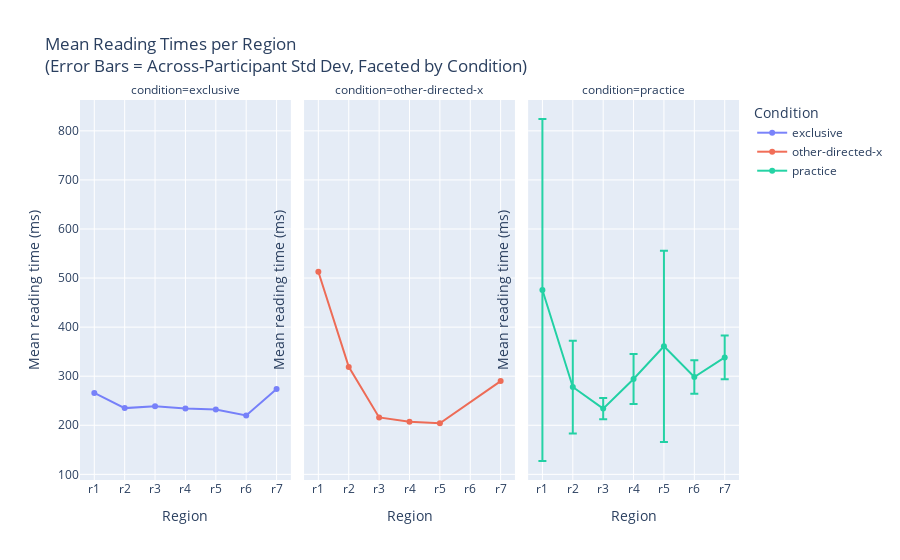
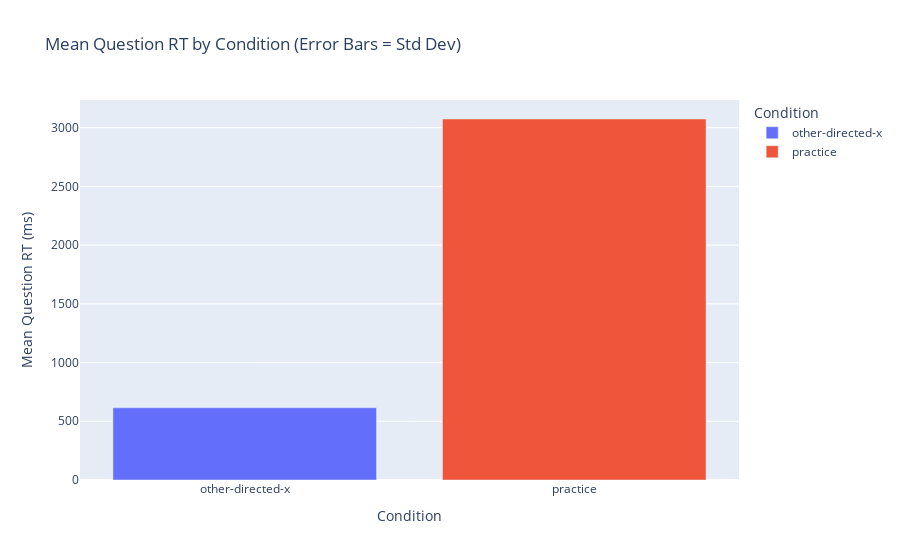
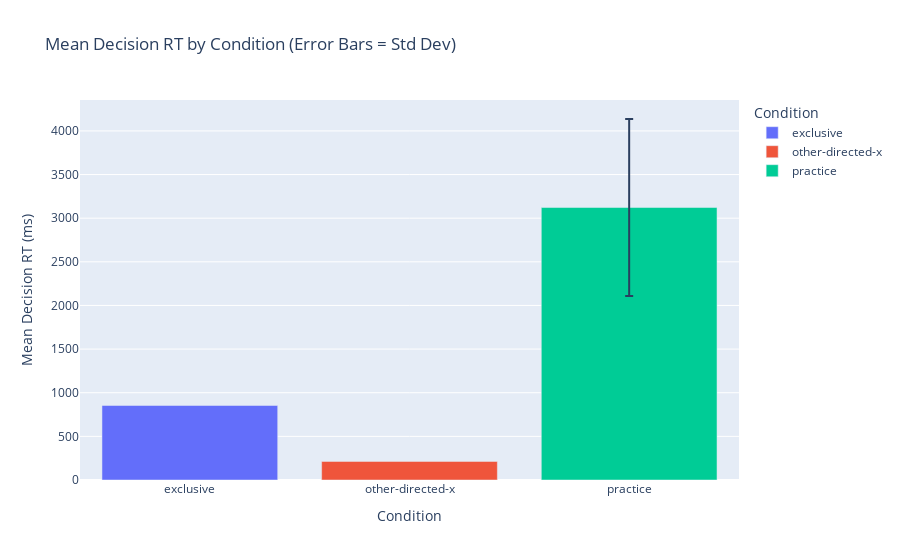

The cell these charts' notebook holds for them, in order:
### Code cell
# Recompute STDs here (do not rely on precomputed r?_std columns)
import plotly.express as px

# Melt longform to one row per participant × item × region 
region_cols = [c for c in longform.columns if re.match(r"r\d+$", c)]
melted = (
    longform
    .melt(id_vars=['participant_id', 'item', 'condition'],
          value_vars=region_cols,
          var_name='region',
          value_name='reading_time')
    .dropna(subset=['reading_time'])
)

# Per-participant (across items) mean and std for each region × condition
pp_region_stats = (
    melted
    .groupby(['participant_id', 'condition', 'region'], as_index=False)
    .reading_time.agg(reading_time_mean='mean', reading_time_std='std')
)

# Per-participant question/choice mean+std across items (if present)
extras_pp = []
if 'question_rt' in longform.columns:
    q_pp = (
        longform
        .dropna(subset=['question_rt'])
        .groupby(['participant_id', 'condition'], as_index=False)
        .question_rt.agg(reading_time_mean='mean', reading_time_std='std')
    )
    q_pp['region'] = 'question'
    extras_pp.append(q_pp[['participant_id','condition','region','reading_time_mean','reading_time_std']])

if 'choice_rt' in longform.columns:
    c_pp = (
        longform
        .dropna(subset=['choice_rt'])
        .groupby(['participant_id', 'condition'], as_index=False)
        .choice_rt.agg(reading_time_mean='mean', reading_time_std='std')
    )
    c_pp['region'] = 'choice'
    extras_pp.append(c_pp[['participant_id','condition','region','reading_time_mean','reading_time_std']])

if extras_pp:
    pp_region_stats = pd.concat([pp_region_stats] + extras_pp, ignore_index=True, sort=False)

# Now aggregate across participants: use participant-level means to compute group mean and across-participant std
present_regions = pp_region_stats['region'].unique().tolist()
full_region_order = [f"r{i}" for i in range(1, 8)]
# keep consistent ordering and append extras if present
present_regions = [r for r in full_region_order if r in present_regions] + [r for r in ['question','choice'] if r in pp_region_stats['region'].unique()]

agg_plot = (
    pp_region_stats
    .groupby(['region', 'condition'], as_index=False)
    .reading_time_mean.agg(mean_reading_time='mean', std_reading_time='std')
)

# --- INSERT FALLBACK STD COMPUTATION HERE ---
# Use item-level (within-participant across-items) std as fallback when across-participant std is NaN
std_items = melted.groupby(['condition', 'region'])['reading_time'].std().reset_index().rename(columns={'reading_time':'std_items'})

if 'question_rt' in longform.columns:
    std_q = longform.dropna(subset=['question_rt']).groupby('condition')['question_rt'].std().reset_index().rename(columns={'question_rt':'std_items'})
    std_q['region'] = 'question'
    std_items = pd.concat([std_items, std_q[['condition','region','std_items']]], ignore_index=True)

if 'choice_rt' in longform.columns:
    std_c = longform.dropna(subset=['choice_rt']).groupby('condition')['choice_rt'].std().reset_index().rename(columns={'choice_rt':'std_items'})
    std_c['region'] = 'choice'
    std_items = pd.concat([std_items, std_c[['condition','region','std_items']]], ignore_index=True)

agg_plot = agg_plot.merge(std_items, on=['condition', 'region'], how='left')
agg_plot['std_reading_time'] = agg_plot['std_reading_time'].fillna(agg_plot['std_items'])
agg_plot.drop(columns=['std_items'], inplace=True)
# --- END INSERT ---

# Keep only present regions and set categorical ordering
agg_plot = agg_plot[agg_plot['region'].isin(present_regions)].copy()
agg_plot['region'] = pd.Categorical(agg_plot['region'], categories=present_regions, ordered=True)

# Plot 1: Reading times for regions (r1..r7) — error bars are across-participant std of participant means
region_only = agg_plot[agg_plot['region'].isin(full_region_order)]
fig1 = px.line(
    region_only,
    x='region',
    y='mean_reading_time',
    error_y='std_reading_time',
    color='condition',
    facet_col='condition',
    category_orders={'region': full_region_order},
    title='Mean Reading Times per Region<br>(Error Bars = Across-Participant Std Dev, Faceted by Condition)',
    labels={'mean_reading_time': 'Mean Reading Time (ms)', 'region': 'Region'}
)
fig1.update_traces(connectgaps=True, mode='lines+markers', marker={'size': 6}, line={'width': 2}, opacity=0.85)
fig1.update_yaxes(title_text='Mean reading time (ms)')
fig1.update_xaxes(title_text='Region')
fig1.update_layout(legend_title_text='Condition')
fig1.show()

# Plot 2: Question RTs
question_only = agg_plot[agg_plot['region'] == 'question']
fig2 = px.bar(
    question_only,
    x='condition',
    y='mean_reading_time',
    error_y='std_reading_time',
    color='condition',
    title='Mean Question RT by Condition (Error Bars = Std Dev)',
    labels={'mean_reading_time': 'Mean Question RT (ms)', 'condition': 'Condition'}
)
fig2.update_layout(legend_title_text='Condition')
fig2.show()

# Plot 3: Decision RTs
choice_only = agg_plot[agg_plot['region'] == 'choice']
fig3 = px.bar(
    choice_only,
    x='condition',
    y='mean_reading_time',
    error_y='std_reading_time',
    color='condition',
    title='Mean Decision RT by Condition (Error Bars = Std Dev)',
    labels={'mean_reading_time': 'Mean Decision RT (ms)', 'condition': 'Condition'}
)
fig3.update_layout(legend_title_text='Condition')
fig3.show()

### Figure 1 — Plotly figure (JSON) as saved in the notebook; plotly's stock layout.template omitted (floating-point values rounded to 4 significant figures)
{"data": [{"connectgaps": true, "error_y": {"array": [NaN, NaN, NaN, NaN, NaN, NaN, NaN]}, "hovertemplate": "condition=exclusive<br>Region=%{x}<br>Mean Reading Time (ms)=%{y}<extra></extra>", "legendgroup": "exclusive", "line": {"color": "#636efa", "dash": "solid", "width": 2}, "marker": {"size": 6, "symbol": "circle"}, "mode": "lines+markers", "name": "exclusive", "opacity": 0.85, "orientation": "v", "showlegend": true, "type": "scatter", "x": ["r1", "r2", "r3", "r4", "r5", "r6", "r7"], "xaxis": "x", "y": [266.0, 235.0, 239.0, 234.0, 232.0, 220.0, 274.0], "yaxis": "y"}, {"connectgaps": true, "error_y": {"array": [NaN, NaN, NaN, NaN, NaN, NaN]}, "hovertemplate": "condition=other-directed-x<br>Region=%{x}<br>Mean Reading Time (ms)=%{y}<extra></extra>", "legendgroup": "other-directed-x", "line": {"color": "#EF553B", "dash": "solid", "width": 2}, "marker": {"size": 6, "symbol": "circle"}, "mode": "lines+markers", "name": "other-directed-x", "opacity": 0.85, "orientation": "v", "showlegend": true, "type": "scatter", "x": ["r1", "r2", "r3", "r4", "r5", "r7"], "xaxis": "x2", "y": [513.0, 319.0, 216.0, 207.0, 204.0, 290.0], "yaxis": "y2"}, {"connectgaps": true, "error_y": {"array": [348.4, 94.5, 21.52, 50.8, 194.9, 34.24, 44.38]}, "hovertemplate": "condition=practice<br>Region=%{x}<br>Mean Reading Time (ms)=%{y}<extra></extra>", "legendgroup": "practice", "line": {"color": "#00cc96", "dash": "solid", "width": 2}, "marker": {"size": 6, "symbol": "circle"}, "mode": "lines+markers", "name": "practice", "opacity": 0.85, "orientation": "v", "showlegend": true, "type": "scatter", "x": ["r1", "r2", "r3", "r4", "r5", "r6", "r7"], "xaxis": "x3", "y": [475.7, 278.0, 234.0, 294.3, 361.0, 298.3, 338.3], "yaxis": "y3"}], "layout": {"annotations": [{"font": {}, "showarrow": false, "text": "condition=exclusive", "x": 0.16, "xanchor": "center", "xref": "paper", "y": 1, "yanchor": "bottom", "yref": "paper"}, {"font": {}, "showarrow": false, "text": "condition=other-directed-x", "x": 0.5, "xanchor": "center", "xref": "paper", "y": 1, "yanchor": "bottom", "yref": "paper"}, {"font": {}, "showarrow": false, "text": "condition=practice", "x": 0.84, "xanchor": "center", "xref": "paper", "y": 1, "yanchor": "bottom", "yref": "paper"}], "legend": {"title": {"text": "Condition"}, "tracegroupgap": 0}, "title": {"text": "Mean Reading Times per Region<br>(Error Bars = Across-Participant Std Dev, Faceted by Condition)"}, "xaxis": {"anchor": "y", "categoryarray": ["r1", "r2", "r3", "r4", "r5", "r6", "r7"], "categoryorder": "array", "domain": [0, 0.32], "title": {"text": "Region"}}, "xaxis2": {"anchor": "y2", "categoryarray": ["r1", "r2", "r3", "r4", "r5", "r6", "r7"], "categoryorder": "array", "domain": [0.34, 0.66], "matches": "x", "title": {"text": "Region"}}, "xaxis3": {"anchor": "y3", "categoryarray": ["r1", "r2", "r3", "r4", "r5", "r6", "r7"], "categoryorder": "array", "domain": [0.68, 1.0], "matches": "x", "title": {"text": "Region"}}, "yaxis": {"anchor": "x", "domain": [0, 1], "title": {"text": "Mean reading time (ms)"}}, "yaxis2": {"anchor": "x2", "domain": [0, 1], "matches": "y", "showticklabels": false, "title": {"text": "Mean reading time (ms)"}}, "yaxis3": {"anchor": "x3", "domain": [0, 1], "matches": "y", "showticklabels": false, "title": {"text": "Mean reading time (ms)"}}}}

### Figure 2 — Plotly figure (JSON) as saved in the notebook; plotly's stock layout.template omitted (floating-point values rounded to 4 significant figures)
{"data": [{"error_y": {"array": [NaN]}, "hovertemplate": "Condition=%{x}<br>Mean Question RT (ms)=%{y}<extra></extra>", "legendgroup": "other-directed-x", "marker": {"color": "#636efa", "pattern": {"shape": ""}}, "name": "other-directed-x", "orientation": "v", "showlegend": true, "textposition": "auto", "type": "bar", "x": ["other-directed-x"], "xaxis": "x", "y": [615.0], "yaxis": "y"}, {"error_y": {"array": [NaN]}, "hovertemplate": "Condition=%{x}<br>Mean Question RT (ms)=%{y}<extra></extra>", "legendgroup": "practice", "marker": {"color": "#EF553B", "pattern": {"shape": ""}}, "name": "practice", "orientation": "v", "showlegend": true, "textposition": "auto", "type": "bar", "x": ["practice"], "xaxis": "x", "y": [3074.0], "yaxis": "y"}], "layout": {"barmode": "relative", "legend": {"title": {"text": "Condition"}, "tracegroupgap": 0}, "title": {"text": "Mean Question RT by Condition (Error Bars = Std Dev)"}, "xaxis": {"anchor": "y", "categoryarray": ["other-directed-x", "practice"], "categoryorder": "array", "domain": [0, 1], "title": {"text": "Condition"}}, "yaxis": {"anchor": "x", "domain": [0, 1], "title": {"text": "Mean Question RT (ms)"}}}}

### Figure 3 — Plotly figure (JSON) as saved in the notebook; plotly's stock layout.template omitted (floating-point values rounded to 4 significant figures)
{"data": [{"error_y": {"array": [NaN]}, "hovertemplate": "Condition=%{x}<br>Mean Decision RT (ms)=%{y}<extra></extra>", "legendgroup": "exclusive", "marker": {"color": "#636efa", "pattern": {"shape": ""}}, "name": "exclusive", "orientation": "v", "showlegend": true, "textposition": "auto", "type": "bar", "x": ["exclusive"], "xaxis": "x", "y": [854.0], "yaxis": "y"}, {"error_y": {"array": [NaN]}, "hovertemplate": "Condition=%{x}<br>Mean Decision RT (ms)=%{y}<extra></extra>", "legendgroup": "other-directed-x", "marker": {"color": "#EF553B", "pattern": {"shape": ""}}, "name": "other-directed-x", "orientation": "v", "showlegend": true, "textposition": "auto", "type": "bar", "x": ["other-directed-x"], "xaxis": "x", "y": [213.0], "yaxis": "y"}, {"error_y": {"array": [1014.0]}, "hovertemplate": "Condition=%{x}<br>Mean Decision RT (ms)=%{y}<extra></extra>", "legendgroup": "practice", "marker": {"color": "#00cc96", "pattern": {"shape": ""}}, "name": "practice", "orientation": "v", "showlegend": true, "textposition": "auto", "type": "bar", "x": ["practice"], "xaxis": "x", "y": [3122.0], "yaxis": "y"}], "layout": {"barmode": "relative", "legend": {"title": {"text": "Condition"}, "tracegroupgap": 0}, "title": {"text": "Mean Decision RT by Condition (Error Bars = Std Dev)"}, "xaxis": {"anchor": "y", "categoryarray": ["exclusive", "other-directed-x", "practice"], "categoryorder": "array", "domain": [0, 1], "title": {"text": "Condition"}}, "yaxis": {"anchor": "x", "domain": [0, 1], "title": {"text": "Mean Decision RT (ms)"}}}}
